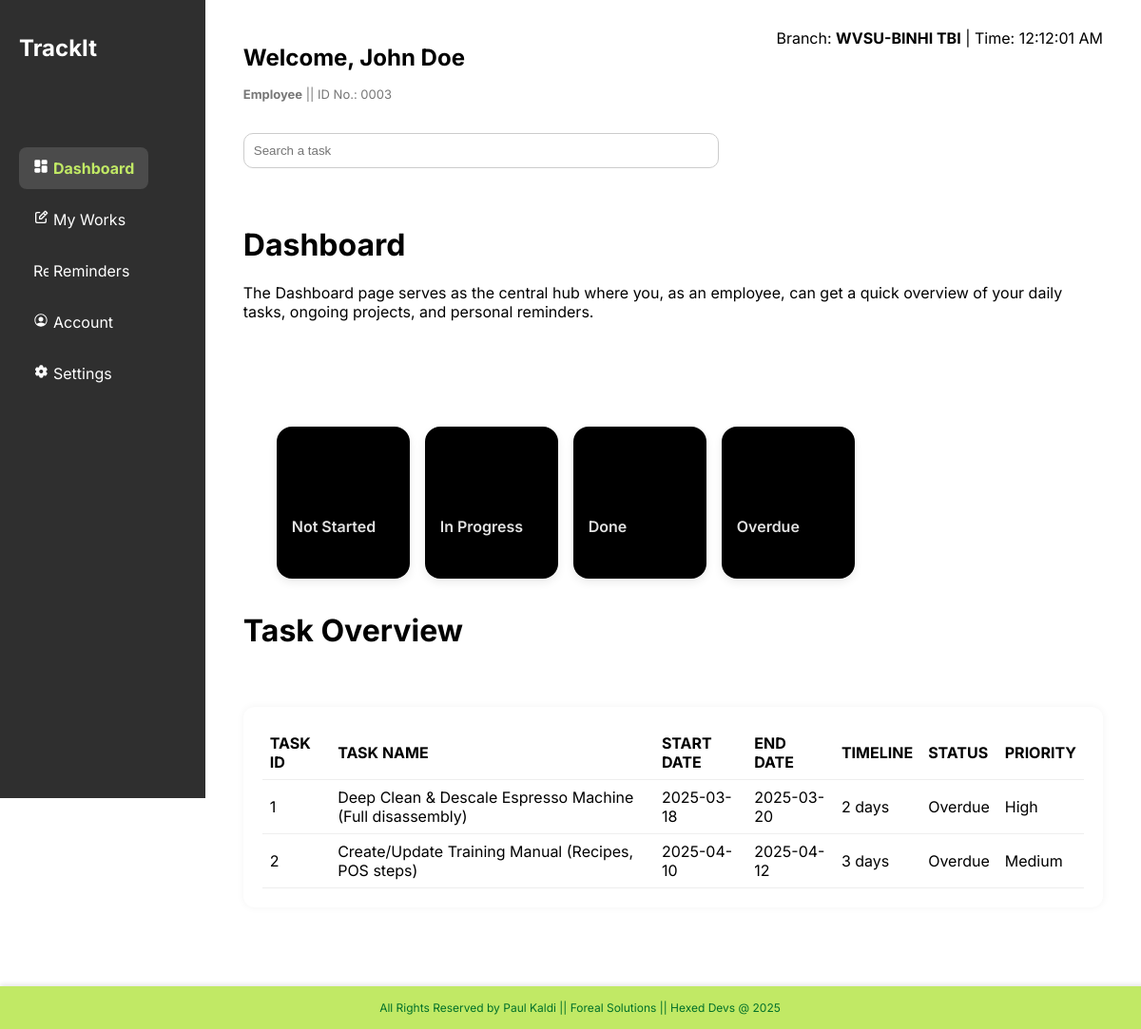
Before: /emp-db.php (signed in) with the older database file.
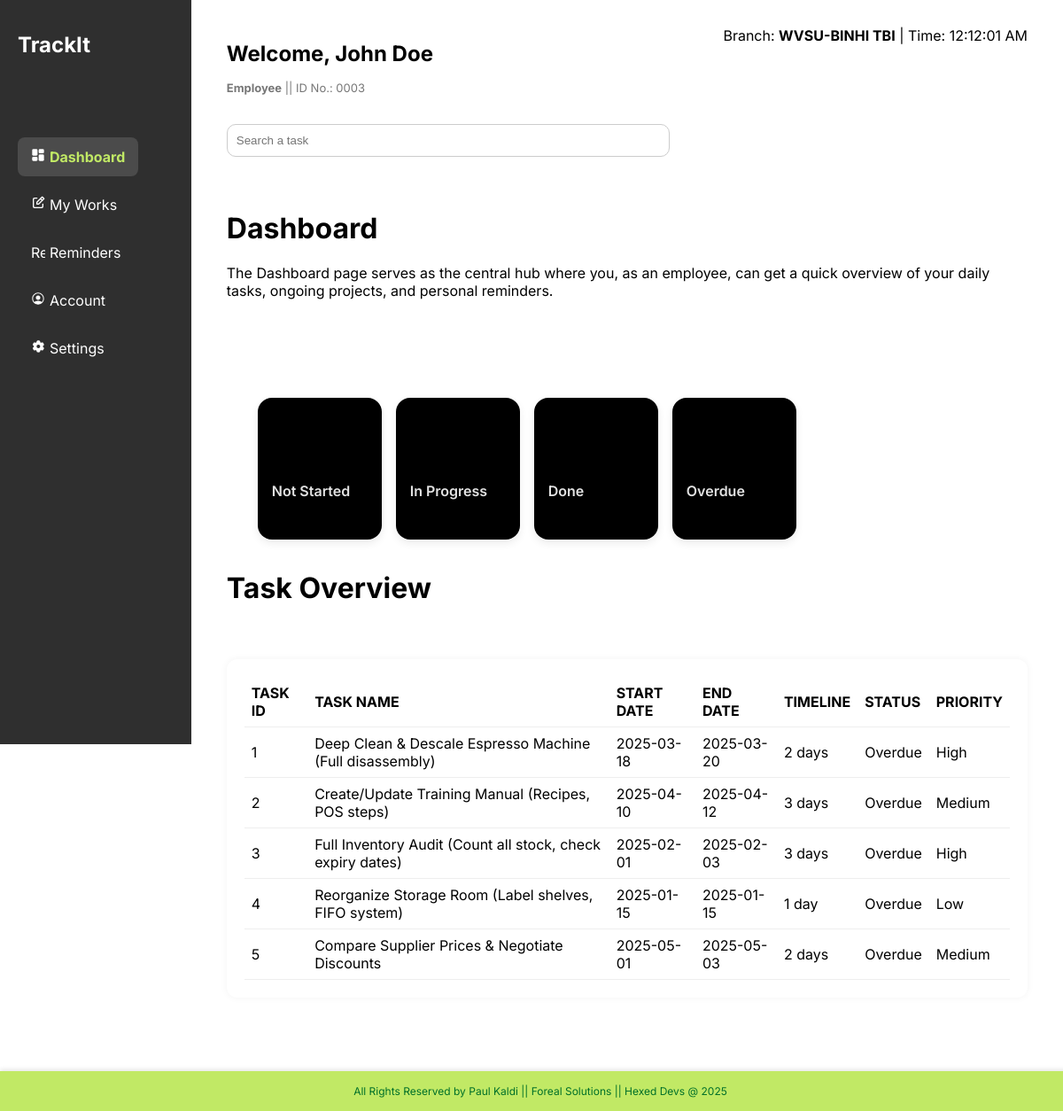
After: the same page with the newer database file.
### tables this page shows
CREATE TABLE `tasks` (
  `id` INT AUTO_INCREMENT PRIMARY KEY,
  `assigned_by` INT NOT NULL,
  `assigned_to` INT NOT NULL,
  `template_id` INT NOT NULL,
  `timeline` VARCHAR(255) NOT NULL,
  `status` ENUM('Not Started', 'In Progress', 'Done', 'Overdue') NOT NULL DEFAULT 'Not Started',
  `start_date` DATE NOT NULL,
  `end_date` DATE NOT NULL,
  `priority` ENUM('High', 'Medium', 'Low') NOT NULL DEFAULT 'medium',
  `created_at` TIMESTAMP DEFAULT CURRENT_TIMESTAMP,
  FOREIGN KEY (`assigned_by`) REFERENCES `users`(`uid`) ON DELETE CASCADE,
  FOREIGN KEY (`assigned_to`) REFERENCES `users`(`uid`) ON DELETE CASCADE,
  FOREIGN KEY (`template_id`) REFERENCES `task_templates`(`id`) ON DELETE CASCADE
);

CREATE TABLE `task_templates` (
  `id` INT AUTO_INCREMENT PRIMARY KEY,
  `description` VARCHAR(255) NOT NULL
);

### database/queries.php (called while the page is built, shortened)
<?php
function getEmployeeTasks($employeeId, $limit = null)
{
  $conn = connect_to_database();
  $tasks = [];
  $sql = "
    SELECT
      t.id AS id,
      manager.uid AS manager_id,
      CONCAT(manager.firstname, ' ', manager.lastname) AS manager_name,
      tt.description AS task,
      t.start_date,
      t.end_date,
      t.timeline,
      t.status,
      t.priority
    FROM tasks t
    JOIN task_templates tt ON t.template_id = tt.id
    JOIN users manager ON manager.uid = t.assigned_by
    WHERE t.assigned_to = $employeeId
  ";
  if ($limit !== null && is_int($limit) && $limit > 0) {
    $sql .= " LIMIT $limit";
  }
  $result = $conn->query($sql);
  if ($result) {
    while ($row = $result->fetch_assoc()) {
      $tasks[] = $row;
    }
  }
  return $tasks;
}

### emp-db.php (the view, shortened to what this page needs)
<?php
include "database/queries.php";
$userFullname = $_SESSION['full_name'] ?? '';
$userId = $_SESSION["uid"] ?? 0;
$tasks = getEmployeeTasks($userId, 5);
$statusCounts = [
  'Not Started' => 0,
  'In Progress' => 0,
  'Done' => 0,
  'Overdue' => 0
];
foreach ($tasks as $task) {
  if (isset($statusCounts[$task['status']])) {
    $statusCounts[$task['status']]++;
  }
}
?>
<html lang="en">
<head>
  <link rel="stylesheet" href="./assets/css/emp-db.css" type="text/css" />
</head>
<body>
  <div class="layout">
    <?php include './php/includes/emp_sidebar.php'; ?>
    <main class="emp-main-content">
      <header class="emp-header">
        <div>
          <h1>Welcome, <?= $userFullname ?></h1>
          <p class="emp-id"><b>Employee</b> || ID No.: <?= str_pad($userId, 4, '0', STR_PAD_LEFT) ?>
          </p>
        </div>
        <div class="emp-branch-info">
          <span>Branch: <strong>WVSU-BINHI TBI</strong> | Time: </span>
          <span id="clock">--:--:--</span>
        </div>
      </header>
      <div class="emp-search-filter">
        <input type="text" id="searchBar" placeholder="Search a task" onkeyup="searchTasks()" />
      </div>
      <div class="emp-title">
        <h1><br>Dashboard</h1>
        <p>
          The Dashboard page serves as the central hub where you, as an employee, can get a quick overview of your daily
          tasks, ongoing projects, and personal reminders.
        </p><br /><br /><br />
      </div>
      <div class="emp-filters">
        <button type="button">Not Started </button>
        <button type="button">In Progress </button>
        <button type="button">Done <span id="count-done"><?php echo $statusCounts['Done']; ?></span></button>
        <button type="button">Overdue <span id="count-overdue"><?php echo $statusCounts['Overdue']; ?></span></button>
      </div>
      <div class="emp-title">
        <h1>Task Overview</h1><br />
      </div>
      <section class="emp-task-table">
        <table>
          <thead>
            <tr>
              <th>TASK ID</th>
              <th>TASK NAME</th>
              <th>START DATE</th>
              <th>END DATE</th>
              <th>TIMELINE</th>
              <th>STATUS</th>
              <th>PRIORITY</th>
            </tr>
          </thead>
          <tbody>
            <?php foreach ($tasks as $task): ?>
              <tr>
                <td><?= htmlspecialchars($task['id']) ?></td>
                <td><?= htmlspecialchars($task['task']) ?></td>
                <td><?= htmlspecialchars($task['start_date']) ?></td>
                <td><?= htmlspecialchars($task['end_date']) ?></td>
                <td><?= htmlspecialchars($task['timeline']) ?></td>
                <td><?= htmlspecialchars($task['status']) ?></td>
                <td><?= htmlspecialchars($task['priority']) ?></td>
              </tr>
            <?php endforeach; ?>
          </tbody>
        </table>
      </section>
    </main>
  </div>
  <div class="fill-in-footer">
    <h3>All Rights Reserved by Paul Kaldi || Foreal Solutions || Hexed Devs @ 2025</h3>
  </div>
</body>
</html>
</html>

Changed rows visible on the page:
added tasks: id "3", template.description "Full Inventory Audit (Count all stock, check expiry dates)", start_date "2025-02-01", end_date "2025-02-03", timeline "3 days", status "Overdue", priority "High"
added tasks: id "4", template.description "Reorganize Storage Room (Label shelves, FIFO system)", start_date "2025-01-15", end_date "2025-01-15", timeline "1 day", status "Overdue", priority "Low"
added tasks: id "5", template.description "Compare Supplier Prices & Negotiate Discounts", start_date "2025-05-01", end_date "2025-05-03", timeline "2 days", status "Overdue", priority "Medium"
